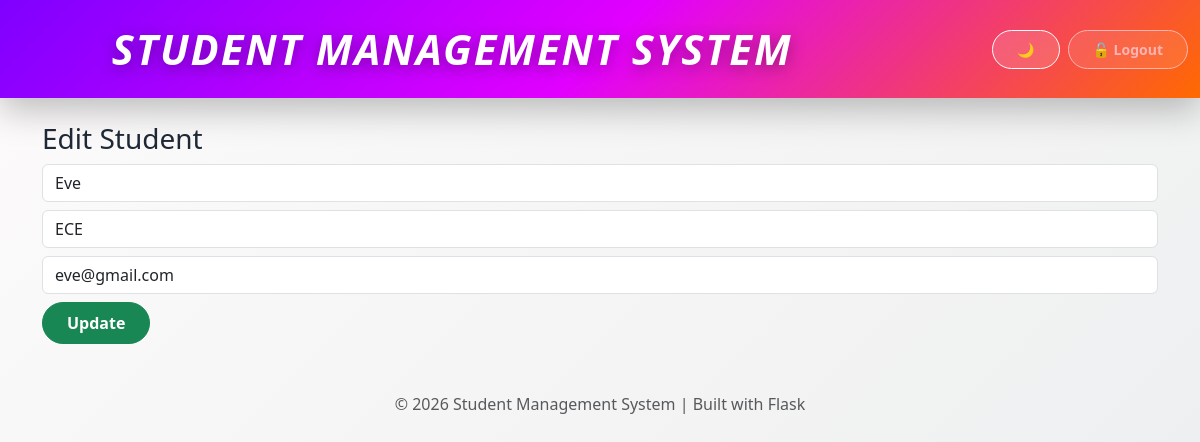
Page /edit/7 (signed in) on the committed database.
### app.py (models this page shows)
class Student(db.Model):
    id = db.Column(db.Integer, primary_key=True)
    name = db.Column(db.String(100), nullable=False)
    roll = db.Column(db.String(50), unique=True, nullable=False)
    branch = db.Column(db.String(100), nullable=False)
    email = db.Column(db.String(100), nullable=False)
    created_at = db.Column(db.DateTime, default=datetime.now)

### app.py (the view, shortened to what this page needs)
@app.route("/edit/<int:id>", methods=["GET", "POST"])
def edit(id):
    if not session.get("logged_in"):
        return redirect(url_for("login"))
    student = Student.query.get_or_404(id)
    return render_template("edit.html", student=student)

### templates/edit.html
{% extends "base.html" %}
{% block content %}
<h3>Edit Student</h3>
<form method="POST">
<input class="form-control mb-2" name="name" value="{{ student.name }}">
<select class="form-control mb-2" name="branch" required>
    {% for b in [
        "CSE","CSE-AI","CSE-AIML","CSE-DS","CSE-ML",
        "CSE-CyberSecurity","ECE","EEE",
        "Mechanical Engineering","Civil Engineering"
    ] %}
        <option value="{{ b }}" {% if student.branch == b %}selected{% endif %}>
            {{ b }}
        </option>
    {% endfor %}
</select>
<input class="form-control mb-2" name="email" value="{{ student.email }}">
<button class="btn btn-success">Update</button>
</form>
{% endblock %}

### static/style.css (style rules this page uses)
html, body { min-height: 100%; font-family: "Segoe UI", "Poppins", sans-serif; }
body { background: linear-gradient(135deg, #fdfbfb, #ebedee); color: #1f2937; transition: all 0.3s ease; }
.btn { border-radius: 30px; font-weight: 600; padding: 8px 24px; }

### rows in the picture
Student: name "Eve", branch "ECE", email "eve@gmail.com"
